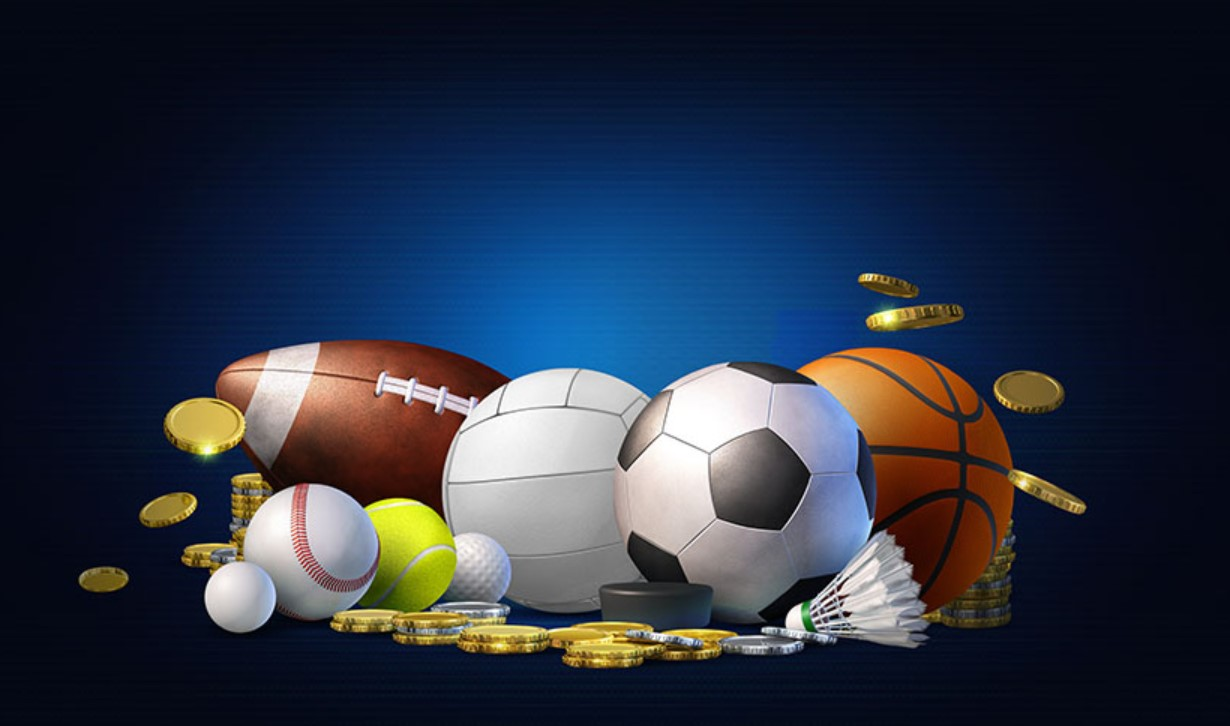
#> input picture images/default.jpg, 1230 x 726 px; its folder holds only this picture in this run
$ python -i database.py   (imports and definitions only)
#> lines starting #> are read from the running program, lines starting #| are printed output that depends on the picture
import sqlite3
import json
from datetime import datetime, timedelta
import pytz
import os
from PIL import Image
import io
import requests


# Создаем объект временной зоны для Москвы
moscow_tz = pytz.timezone('Europe/Moscow')
moscow_time_3 = datetime.now(moscow_tz)
moscow_time = moscow_time_3.replace(tzinfo=None)

class SportsDatabase:
    def __init__(self, db_path='sports_data.db', images_dir='team_images'):
        self.db_path = db_path
        self.images_dir = images_dir
        self.init_database()

        # Создаем директорию для изображений, если она не существует
        if not os.path.exists(self.images_dir):
            os.makedirs(self.images_dir)

    def init_database(self):
        """Инициализация базы данных и создание таблицы"""
        conn = self.get_connection()
        cursor = conn.cursor()

        cursor.execute('''
            CREATE TABLE IF NOT EXISTS matches (
                id INTEGER PRIMARY KEY AUTOINCREMENT,
                url TEXT UNIQUE NOT NULL,
                title TEXT,
                start_time TEXT,
                team_images TEXT,  -- JSON массив URL изображений
                combined_image_path TEXT,  -- Путь к склеенному изображению
                coefficients TEXT, -- JSON объект с коэффициентами
                full_text TEXT,
                parsed_at TIMESTAMP DEFAULT CURRENT_TIMESTAMP,
                has_full_text BOOLEAN DEFAULT 0,
                used BOOLEAN DEFAULT 0  -- 0 = False, 1 = True
            )
        ''')

        # Создаем индекс для быстрого поиска по URL
        cursor.execute('CREATE INDEX IF NOT EXISTS idx_matches_url ON matches(url)')
        cursor.execute('CREATE INDEX IF NOT EXISTS idx_matches_used ON matches(used)')

        conn.commit()
        conn.close()

    def get_connection(self):
        """Получение соединения с базой данных"""
        return sqlite3.connect(self.db_path)

    # [129 lines left out: functions download_image, combine_team_images, not called in this run]

    def save_match(self, data):
        """Сохранение данных матча в базу данных"""
        global moscow_time
        if not data:
            return False

        conn = self.get_connection()
        cursor = conn.cursor()

        try:
            # Сначала проверяем, существует ли уже запись
            cursor.execute('SELECT id, used FROM matches WHERE url = ?', (data['url'],))
            existing = cursor.fetchone()

            team_images = data.get('team_images', [])
            combined_image_path = None

            # Если есть изображения команд и их ровно 2, склеиваем их
            if len(team_images) == 2:
                if existing:
                    match_id = existing[0]
                else:
                    # Получаем следующий ID для нового матча
                    cursor.execute('SELECT MAX(id) FROM matches')
                    max_id_result = cursor.fetchone()
                    match_id = (max_id_result[0] or 0) + 1

                # Создаем склеенное изображение
                combined_image_path = self.combine_team_images(team_images, match_id)

            if existing:
                # Если запись уже существует, обновляем данные, но сохраняем флаг used
                cursor.execute('''
                    UPDATE matches SET
                    title = ?,
                    start_time = ?,
                    team_images = ?,
                    combined_image_path = ?,
                    coefficients = ?,
                    full_text = ?,
                    parsed_at = ?,
                    has_full_text = ?
                    WHERE url = ?
                ''', (
                    data.get('title', ''),
                    data.get('start_time', ''),
                    json.dumps(team_images),
                    combined_image_path,
                    json.dumps(data.get('coefficients', {})),
                    data.get('full_text', ''),
                    data.get('parsed_at', moscow_time.isoformat()),
                    data.get('has_full_text', False),
                    data['url']
                ))
                match_id = existing[0]
            else:
                # Если записи нет, создаем новую с used = 0
                cursor.execute('''
                    INSERT INTO matches
                    (url, title, start_time, team_images, combined_image_path, coefficients, full_text, parsed_at, has_full_text, used)
                    VALUES (?, ?, ?, ?, ?, ?, ?, ?, ?, 0)
                ''', (
                    data['url'],
                    data.get('title', ''),
                    data.get('start_time', ''),
                    json.dumps(team_images),
                    combined_image_path,
                    json.dumps(data.get('coefficients', {})),
                    data.get('full_text', ''),
                    data.get('parsed_at', moscow_time.isoformat()),
                    data.get('has_full_text', False)
                ))
                match_id = cursor.lastrowid

            conn.commit()

            # Если у нас еще нет склеенного изображения (например, для существующей записи),
            # но есть ссылки на изображения, создаем его
            if not combined_image_path and len(team_images) == 2 and match_id:
                combined_image_path = self.combine_team_images(team_images, match_id)
                if combined_image_path:
                    cursor.execute('''
                        UPDATE matches SET combined_image_path = ? WHERE id = ?
                    ''', (combined_image_path, match_id))
                    conn.commit()

            return True

        except Exception as e:
            print(f"Ошибка при сохранении в БД: {e}")
            conn.rollback()
            return False
        finally:
            conn.close()

    # [239 lines left out: functions mark_as_used, mark_as_unused, get_unused_matches, get_used_matches, get_match_by_url, get_all_matches and 4 more, not called in this run]

>>> import cv2
>>> picture = cv2.imread('images/default.jpg', cv2.IMREAD_GRAYSCALE)
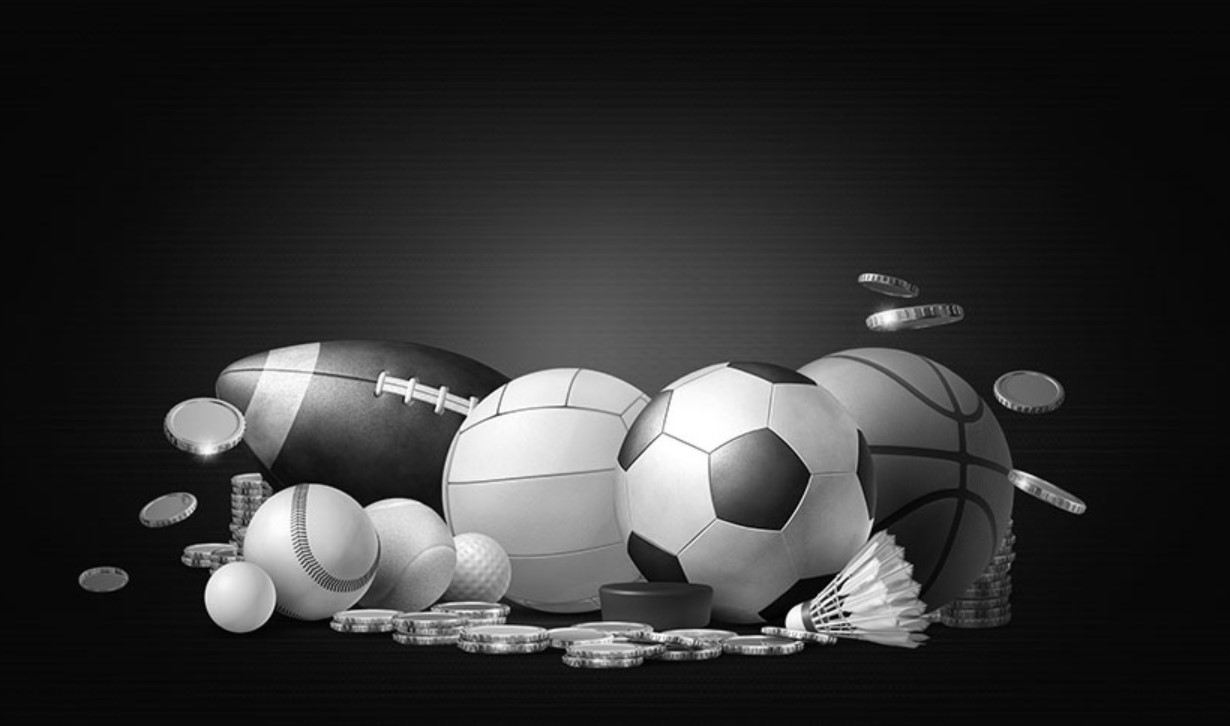
#> picture: shape (726, 1230); min 0, max 255, mean 49.5
>>> result = SportsDatabase().save_match(picture)
#> (the run stopped early here; a loop or call above may not have finished)
